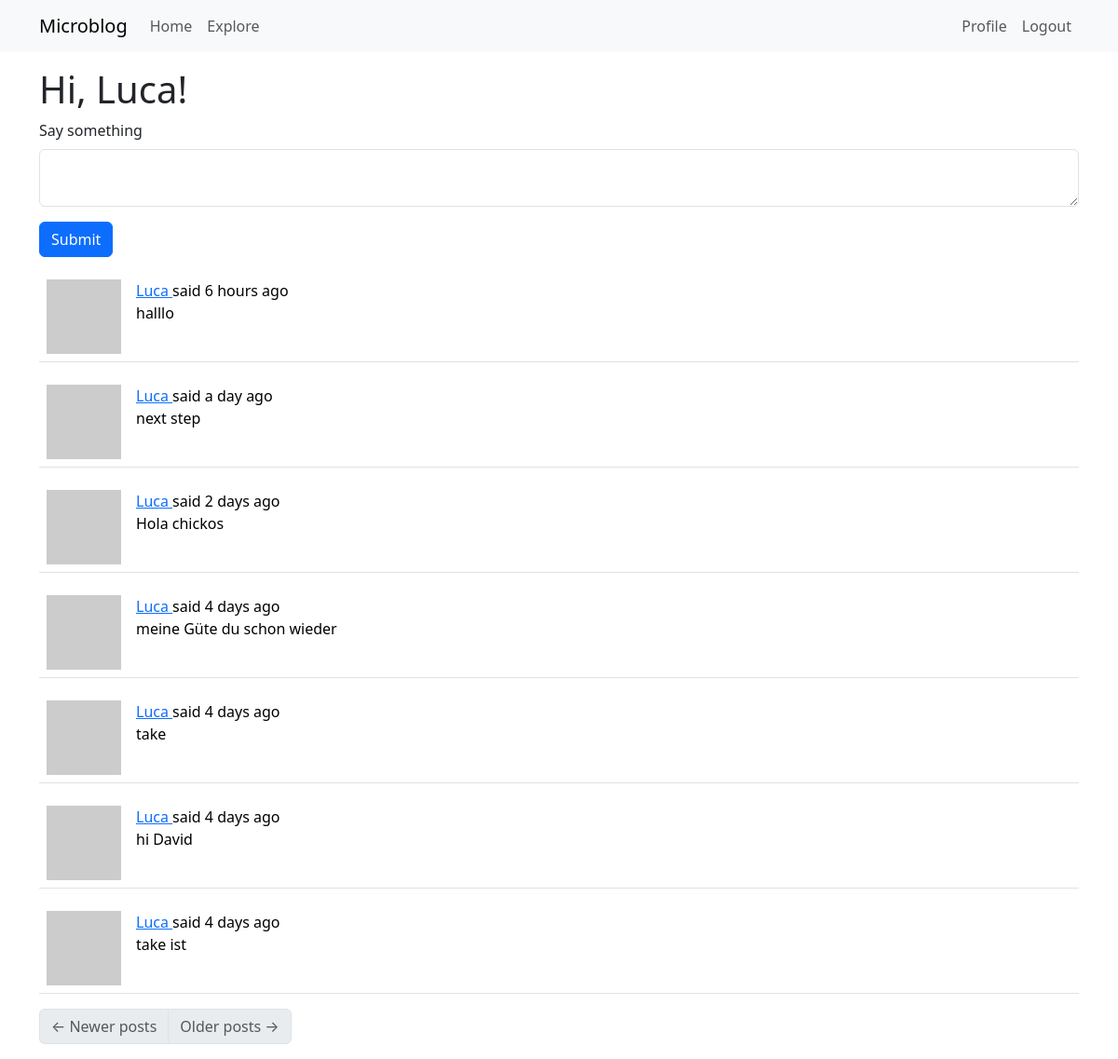
The page /index (signed in) on the database as committed earlier.
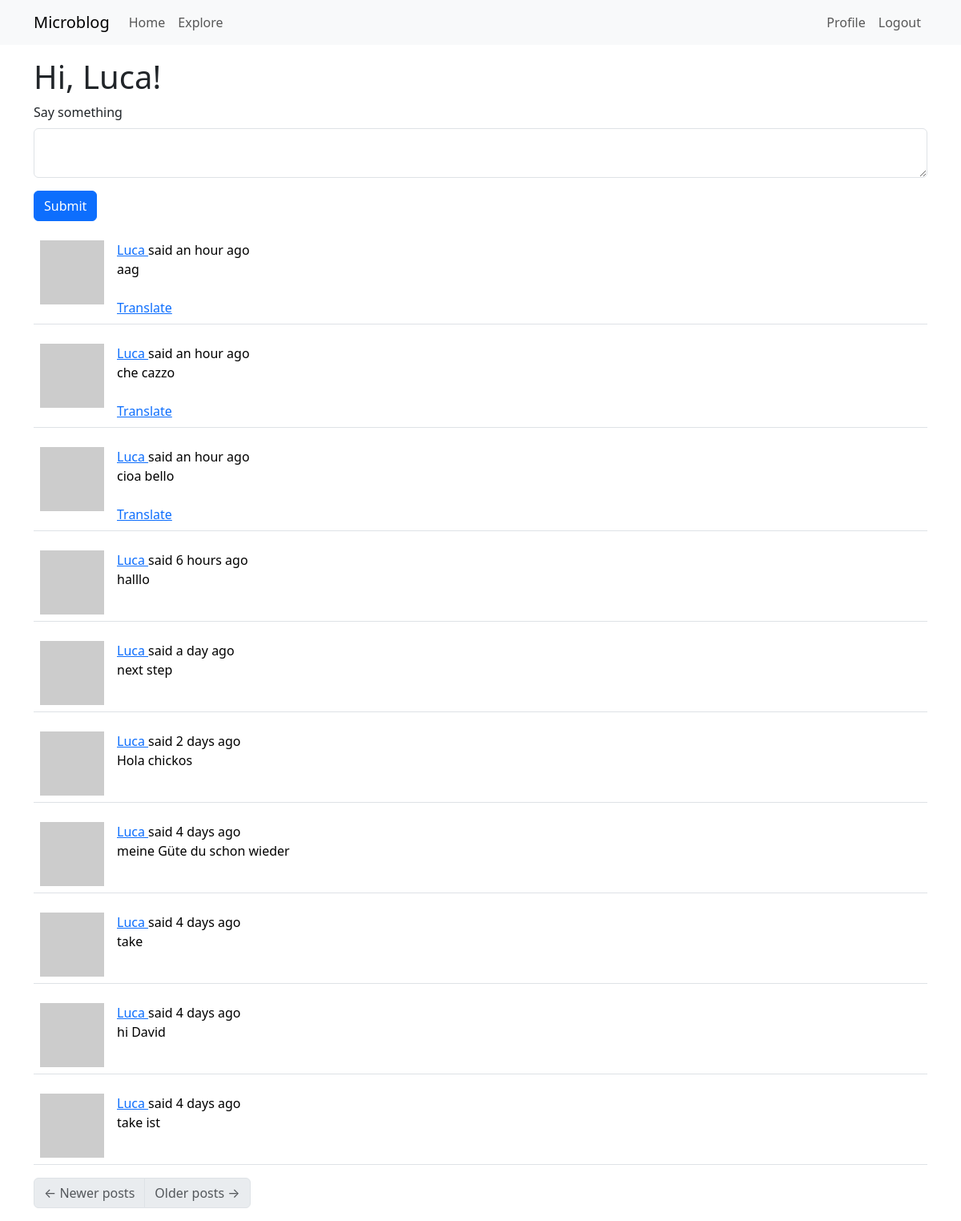
The same page on the database as committed later.
### app/models.py (models this page shows, shortened)
class Post(db.Model):
    id: so.Mapped[int] = so.mapped_column(primary_key=True)
    body: so.Mapped[str] = so.mapped_column(sa.String(140))
    timestamp: so.Mapped[datetime] = so.mapped_column(index=True, default=lambda: datetime.now(timezone.utc))
    user_id: so.Mapped[int] = so.mapped_column(sa.ForeignKey(User.id), index=True)
    author: so.Mapped[User] = so.relationship(back_populates='posts')
    language:so.Mapped[Optional[str]] = so.mapped_column(sa.String(5))

### app/routes.py (the view, shortened to what this page needs)
@app.route('/', methods=['GET', 'POST'])
@app.route('/index', methods=['GET', 'POST'])
@login_required
def index():
    form = PostForm()
    posts = db.session.scalars(current_user.following_posts()).all()
    page = request.args.get('page', 1, type=int)
    posts = db.paginate(current_user.following_posts(), page=page,
                        per_page=app.config['POSTS_PER_PAGE'], error_out=False)
    next_url = url_for('index', page=posts.next_num) if posts.has_next else None
    prev_url = url_for('index', page=posts.prev_num) if posts.has_prev else None
    return render_template('index.html', title=_('Home Page'), posts=posts.items, form=form, next_url=next_url, prev_url=prev_url)

### app/forms.py
class PostForm(FlaskForm):
    post = TextAreaField(_l('Say something'), validators=[
        DataRequired(), Length(min=1, max=140)])
    submit = SubmitField(_l('Submit'))

### app/__init__.py (called while the page is built)
def get_locale():
    return request.accept_languages.best_match(app.config['LANGUAGES'])

### app/models.py (called while the page is built)
@login.user_loader
def load_user(id):
    return db.session.get(User, int(id))

    def avatar(self,size):
        digest = md5(self.email.lower().encode('utf-8')).hexdigest()
        return f"https://www.gravatar.com/avatar/{digest}?d=identicon&s={size}"

    def following_posts(self):
        Author = so.aliased(User)
        Follower = so.aliased(User)
        return (
            sa.select(Post)
            .join(Post.author.of_type(Author))
            .join(Author.followers.of_type(Follower), isouter=True)
            .where(sa.or_(
                Follower.id == self.id,
                Author.id == self.id
                ))
            .group_by(Post)
            .order_by(Post.timestamp.desc())
            )

### app/routes.py (called while the page is built)
@app.before_request
def before_request():
    if current_user.is_authenticated:
        current_user.last_seen = datetime.now(timezone.utc)
        db.session.commit()
        g.locale = str(get_locale())

### app/templates/index.html
{% extends "base.html" %}
{% import "bootstrap_wtf.html" as wtf %}
{% block content %}
    <h1>{{ _('Hi, %(username)s!', username=current_user.username) }}</h1>
    {% if form %}
    {{ wtf.quick_form(form) }}
    {% endif %}
    {% for post in posts %}
        {% include '_post.html' %}
    {% endfor %}
    <nav aria-label="Post navigation">
        <ul class="pagination">
            <li class="page-item{% if not prev_url %} disabled{% endif %}">
                <a class="page-link" href="{{ prev_url }}">
                    <span aria-hidden="true">&larr;</span> {{ _('Newer posts') }}
                </a>
            </li>
            <li class="page-item{% if not next_url %} disabled{% endif %}">
                <a class="page-link" href="{{ next_url }}">
                    {{ _('Older posts') }} <span aria-hidden="true">&rarr;</span>
                </a>
            </li>
        </ul>
    </nav>
{% endblock %}

### app/templates/_post.html (shortened to what this page needs)
<table class="table table-hover">
    <tr>
        <td width="70px">
            <a href="{{ url_for('user', username=post.author.username) }}">
                <img src="{{ post.author.avatar(70) }}" />
            </a>
        </td>
        <td>
            {{ _('%(username)s said %(when)s',
                    username=user_link, when=moment(post.timestamp).fromNow()) }}
            <br>
            <span id="post{{ post.id }}">{{ post.body }}</span>
            {% if post.language and post.language != g.locale %}
            <br><br>
            <span id="translation{{ post.id }}">
                <a href="javascript:translate(
                            'post{{ post.id }}',
                            'translation{{ post.id }}',
                            '{{ post.language }}',
                            '{{ g.locale }}');">{{ _('Translate') }}</a>
            </span>
            {% endif %}
        </td>
    </tr>
</table>

Rows that differ between the two databases and show on the page:
added Post: body "aag"
added Post: body "che cazzo"
added Post: body "cioa bello"
